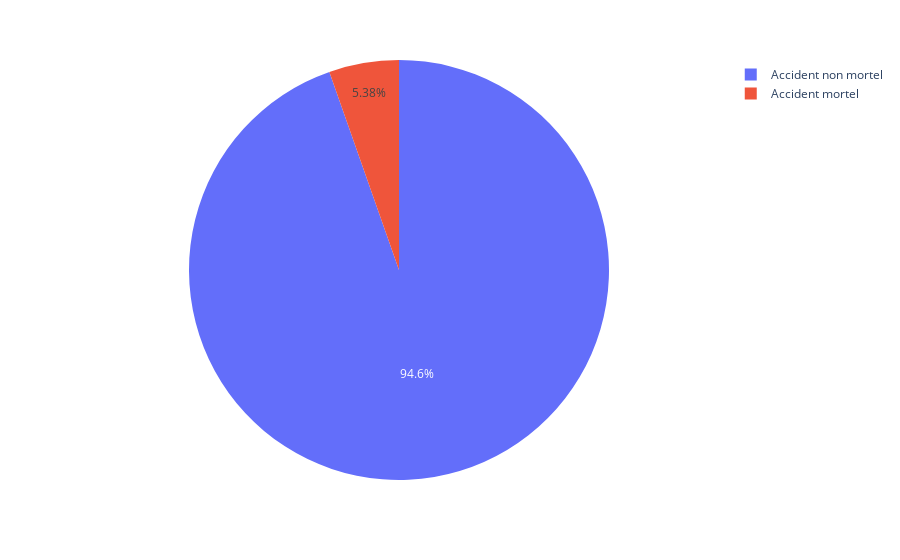

Write notebook code for a chart like this one.
### Markdown cell above
## Analyse de données

### Code cell
val = [len(df_2[df_2.mortal == 1]), len(df_2[df_2.mortal == 0])]
labels = ['Accident mortel', 'Accident non mortel']
px.pie(values=val, names=labels)

### Figure 1 — Plotly figure (JSON) as saved in the notebook; plotly's stock layout.template omitted (floating-point values rounded to 4 significant figures)
{"data": [{"domain": {"x": [0, 1], "y": [0, 1]}, "hovertemplate": "label=%{label}<br>value=%{value}<extra></extra>", "labels": ["Accident mortel", "Accident non mortel"], "legendgroup": "", "name": "", "showlegend": true, "type": "pie", "values": [5083, 89410]}], "layout": {"legend": {"tracegroupgap": 0}, "margin": {"t": 60}}}
